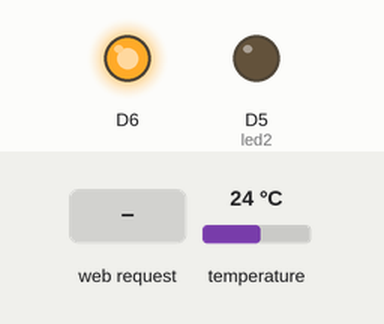
Bench run of a sketch on a simulated ESP8266 (NodeMCU). Shown: output pins drawn as LEDs (lit = HIGH). The test bench sets the inputs (shaded band); at power-on: temperature 24 °C. WiFi joins after 1.5 s; servers stay silent unless stated; what the sketch prints to the serial monitor is not drawn.

Above: at 3.4 s.
3.5 s: HTTP request GET /io2on received
At 4.3 s:
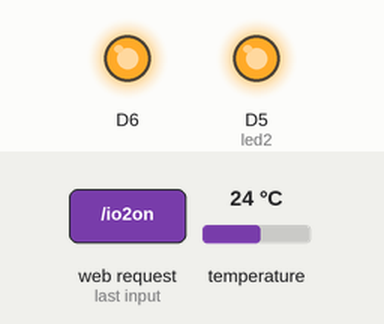
6.0 s: HTTP request GET /w received
Timing chart, 0 to 9.0 s (numbered marks = the images above; inputs shaded):
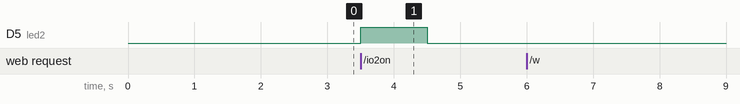

Measured:
- after the input at 3.5 s, D5 (led2): LOW → HIGH at once, → LOW 1.0 s later
- after the input at 6.0 s, every drawn part: stays the same

The sketch:

dima.ino
```cpp
#include <ESP8266WiFi.h>
#include <WiFiClient.h>
#include <ESP8266WebServer.h>
#include <OneWire.h>
#include <DallasTemperature.h>
#include <SoftwareSerial.h>


SoftwareSerial gtSerial(4,3); // Arduino RX, Arduino TX


const char* ssid = "kolesnik"; //Подключается к точке доступа OpenWrt
const char* password = "ots.kh.ua";
char buf[30];
long sec;
int ss;
String addr_ds="";
String read_text="";
String test_read_text_30s="";
int max_count_send_text=300;
int numberOfDevices;


//IPAddress ip(192,168,88,23);
//IPAddress gateway(192,168,88,1);
//IPAddress subnet(255,255,255,0);
ESP8266WebServer server(8080);
OneWire ds(13); // Датчик температуры DS18B20 на GPIO - 0
#define ONE_WIRE_BUS 13
OneWire oneWire(ONE_WIRE_BUS);
DallasTemperature sensors(&oneWire);
DeviceAddress  DS18B20;
char out_temp[1000];

const int led1 = D7; // GPIO - 1 LED R
const int led2 = D5; // GPIO - 2 LED W
String inputString = "";
void temper() {
  //if ( test_read_text_30s  == read_text ) { read_text=""; Serial.println("clear because no update "); }
  //else { test_read_text_30s = read_text;
  //Serial.println("update: test_read_text_30s ");}


  sensors.requestTemperatures();
  sprintf(out_temp, "","");
  for ( int ii=0; ii<numberOfDevices; ii++) {
      //String adr_cur=printAddress(123);
      String adr_cur="";
      if (!sensors.getAddress(DS18B20, ii))
      {
        adr_cur="adr_didnt_read";
      }else {
        for (uint8_t i = 0,j=0; i < 8; i++)
        {
          if (DS18B20[ii] < 16) adr_cur+="0";
          adr_cur+=String(DS18B20[i],HEX);
        }
      }
      float celsius=sensors.getTempCByIndex(ii);
      char str_temp[6];
      dtostrf(celsius, 4, 2, str_temp);
      char humidity=10;
      sprintf(out_temp, "\"temperature\":%s,\"humidity\":10",str_temp);
  }
}


void tem(){
char send_temp[1000];
  sprintf(send_temp, "{%s}", out_temp);
  server.send(200, "text/x-json",send_temp);
}
void whi_on() {
  digitalWrite(led2, 1);
  delay(1000);
  digitalWrite(led2, 0);
  server.send(200, "text/x-json","1");
}
void whi_off() {
  digitalWrite(led2, 0);
  server.send(200, "text/html","0");
}
/*
void red_on() {
  digitalWrite(led1, 0);
  server.send(200, "text/x-json","1");
}
void red_off() {
  digitalWrite(led1, 1);
  server.send(200, "text/x-json","0");
}
*/

void w(){
  Serial.println("send");
  server.send(200, "text/x-json",read_text);
read_text="";
}

void whi_sta(){
  if (digitalRead(led2)==1) server.send(200, "text/html","1");
  if (digitalRead(led2)==0) server.send(200, "text/html","0");
}
void root(){
  server.send(200, "text/html","<h1>D1.<br><br>Command:</h1><br><a href='/io2on'>/io2on</a> <br>  <a href='/io2off'>/io2off</a><br>  <A href='/temp'>temp</a> <br> <a href='/status'>/status</a><br> <a href='/w'>/w</a><br>");
}
void setup(void){
  Serial.begin(1200);
  gtSerial.begin(1200);
  Serial.println("wellcome to wesi :D");
  pinMode(12, OUTPUT);
  digitalWrite(12, 1);
  pinMode(led2, OUTPUT);
  sensors.begin();
  numberOfDevices = sensors.getDeviceCount();
  //WiFi.config(ip,gateway,subnet);
  WiFi.mode(WIFI_STA);
  WiFi.begin(ssid, password);
  WiFi.hostname("esp-wifi-vesi");
  while (WiFi.status() != WL_CONNECTED) {
    delay(500);
  }
  temper();
  server.on("/temp", tem);
  server.on("/io2on", whi_on);
  server.on("/w", w);
  server.on("/io2off", whi_off);
  server.on("/status", whi_sta);
  server.on("/", root);
  server.begin();

//  pinMode(led1, OUTPUT);
//  pinMode(led2, OUTPUT);
//  digitalWrite(led1, 1);//1
//  digitalWrite(led2, 0);//0
}


int incomingByte = 0;   // для хранения полученного байта
int i=0;
void loop(void){
  /*
  char buffer[4];
 if(i>30000) {
   Serial.println("Sending 02");
   sprintf(buffer, "%02X ", 0x02);
   gtSerial.write(buffer);
  i=0;
 }
 if (gtSerial.available()) {
   int inByte = gtSerial.read();
   Serial.write(inByte);
 }
 if (Serial.available()) {
   int inByte = Serial.read();
   gtSerial.write(inByte);
   Serial.write(inByte);
 }
 i++;*/


/* if (Serial.available()) {
    byte in = Serial.read();
    Serial.write(in);
    gtSerial.write(in);
  }*/
  int i=0;
  if ( gtSerial.available() ) {
  //while (i <200 ) {
                // read the incoming byte:
                int incomingByte = gtSerial.read();
                char tmp[1];
                tmp[0]=incomingByte;
                tmp[1] = '\0';
                //Serial.print(tmp);
                //String incomingByte = gtSerial.readString();
                read_text = read_text+""+tmp+"";
                if ( read_text.length() >=max_count_send_text ) {
                  int start = read_text.length()-max_count_send_text;
                  read_text = read_text.substring(start,read_text.length());
                  //Serial.println(read_text.length());
                }
                //Serial.println(read_text);
  }
    /*

  if (gtSerial.available() > 0) {
                // read the incoming byte:
                incomingByte = gtSerial.read();

                // say what you got:
                //Serial.print("I received: ");
                //Serial.println(incomingByte, DEC);

                //Serial.print("inc: ");
                //Serial.println(incomingByte);
                Serial.write(incomingByte);
  } */

 sec=millis()/1000;
 ss=sec%60; // second
 if(ss==0 || ss==30 ) {
  temper();
 }
 server.handleClient();
}
```
